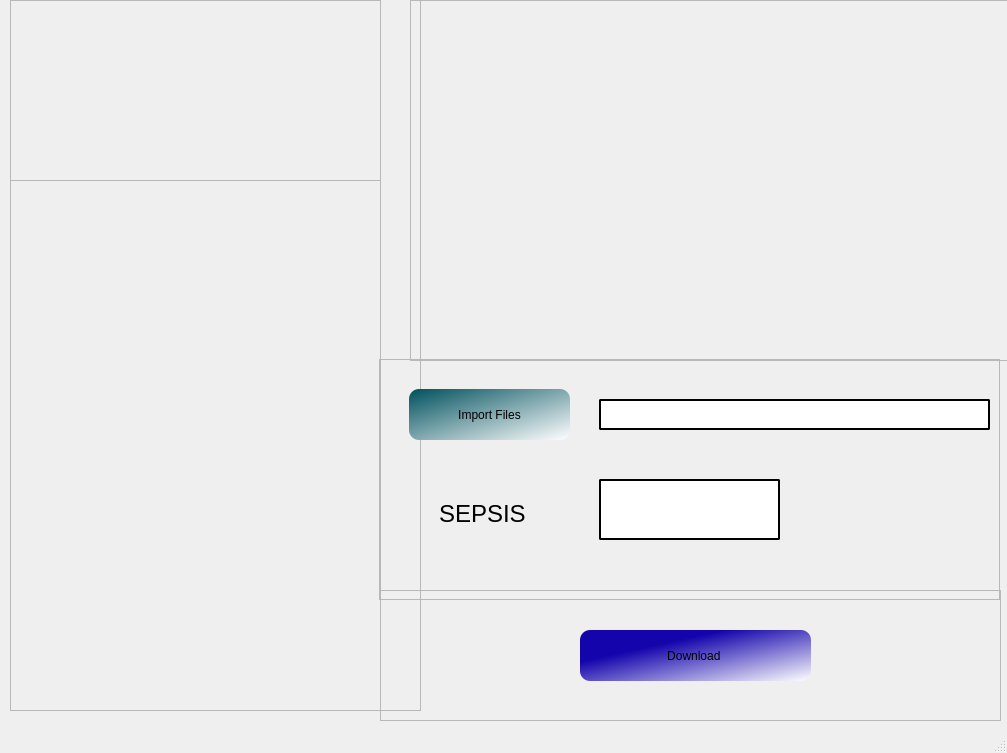
<?xml version="1.0" encoding="UTF-8"?>
<ui version="4.0">
 <class>MainWindow</class>
 <widget class="QMainWindow" name="MainWindow">
  <property name="geometry">
   <rect>
    <x>0</x>
    <y>0</y>
    <width>1007</width>
    <height>753</height>
   </rect>
  </property>
  <property name="windowTitle">
   <string>MainWindow</string>
  </property>
  <widget class="QWidget" name="centralwidget">
   <widget class="QFrame" name="frame">
    <property name="geometry">
     <rect>
      <x>10</x>
      <y>-10</y>
      <width>411</width>
      <height>721</height>
     </rect>
    </property>
    <property name="frameShape">
     <enum>QFrame::StyledPanel</enum>
    </property>
    <property name="frameShadow">
     <enum>QFrame::Raised</enum>
    </property>
    <widget class="QFrame" name="frame_4">
     <property name="geometry">
      <rect>
       <x>-10</x>
       <y>10</y>
       <width>381</width>
       <height>721</height>
      </rect>
     </property>
     <property name="frameShape">
      <enum>QFrame::StyledPanel</enum>
     </property>
     <property name="frameShadow">
      <enum>QFrame::Raised</enum>
     </property>
     <widget class="QLabel" name="label_2">
      <property name="geometry">
       <rect>
        <x>-40</x>
        <y>130</y>
        <width>451</width>
        <height>641</height>
       </rect>
      </property>
      <property name="styleSheet">
       <string notr="true">image:url(:/hospital/hospital.png)</string>
      </property>
      <property name="text">
       <string/>
      </property>
     </widget>
     <widget class="QFrame" name="frame_6">
      <property name="geometry">
       <rect>
        <x>0</x>
        <y>0</y>
        <width>381</width>
        <height>181</height>
       </rect>
      </property>
      <property name="frameShape">
       <enum>QFrame::StyledPanel</enum>
      </property>
      <property name="frameShadow">
       <enum>QFrame::Raised</enum>
      </property>
      <widget class="QLabel" name="label_4">
       <property name="geometry">
        <rect>
         <x>0</x>
         <y>110</y>
         <width>91</width>
         <height>61</height>
        </rect>
       </property>
       <property name="styleSheet">
        <string notr="true">image:url(:/hospital/indian_logo.png)</string>
       </property>
       <property name="text">
        <string/>
       </property>
      </widget>
      <widget class="QLabel" name="label_3">
       <property name="geometry">
        <rect>
         <x>80</x>
         <y>110</y>
         <width>81</width>
         <height>61</height>
        </rect>
       </property>
       <property name="styleSheet">
        <string notr="true">image:url(:/hospital/hospital_icon.png)</string>
       </property>
       <property name="text">
        <string/>
       </property>
      </widget>
     </widget>
    </widget>
   </widget>
   <widget class="QFrame" name="frame_2">
    <property name="geometry">
     <rect>
      <x>410</x>
      <y>0</y>
      <width>621</width>
      <height>361</height>
     </rect>
    </property>
    <property name="frameShape">
     <enum>QFrame::StyledPanel</enum>
    </property>
    <property name="frameShadow">
     <enum>QFrame::Raised</enum>
    </property>
   </widget>
   <widget class="QFrame" name="frame_3">
    <property name="geometry">
     <rect>
      <x>379</x>
      <y>359</y>
      <width>621</width>
      <height>241</height>
     </rect>
    </property>
    <property name="frameShape">
     <enum>QFrame::StyledPanel</enum>
    </property>
    <property name="frameShadow">
     <enum>QFrame::Raised</enum>
    </property>
    <widget class="QPushButton" name="pushButton">
     <property name="geometry">
      <rect>
       <x>30</x>
       <y>30</y>
       <width>161</width>
       <height>51</height>
      </rect>
     </property>
     <property name="styleSheet">
      <string notr="true">background-color:qlineargradient(spread:pad, x1:0, y1:0, x2:1, y2:1, stop:0 rgba(0, 80, 93, 255), stop:1 rgba(255, 255, 255, 255));
font: 8pt &quot;8514oem&quot;;
border-radius: 10px;</string>
     </property>
     <property name="text">
      <string>Import Files</string>
     </property>
    </widget>
    <widget class="QLineEdit" name="lineEdit">
     <property name="geometry">
      <rect>
       <x>220</x>
       <y>40</y>
       <width>391</width>
       <height>31</height>
      </rect>
     </property>
     <property name="styleSheet">
      <string notr="true">border-style: solid;
border-width: 2px;
border-radius:2px;</string>
     </property>
    </widget>
    <widget class="QLabel" name="label">
     <property name="geometry">
      <rect>
       <x>60</x>
       <y>130</y>
       <width>111</width>
       <height>51</height>
      </rect>
     </property>
     <property name="styleSheet">
      <string notr="true">font: 48pt &quot;Arial&quot;;

</string>
     </property>
     <property name="text">
      <string>&lt;html&gt;&lt;head/&gt;&lt;body&gt;&lt;p&gt;&lt;span style=&quot; font-size:18pt;&quot;&gt;SEPSIS&lt;/span&gt;&lt;/p&gt;&lt;/body&gt;&lt;/html&gt;</string>
     </property>
    </widget>
    <widget class="QLineEdit" name="lineEdit_2">
     <property name="geometry">
      <rect>
       <x>220</x>
       <y>120</y>
       <width>181</width>
       <height>61</height>
      </rect>
     </property>
     <property name="styleSheet">
      <string notr="true">border-style: solid;
border-width: 2px;
border-radius:2px;</string>
     </property>
    </widget>
   </widget>
   <widget class="QFrame" name="frame_5">
    <property name="geometry">
     <rect>
      <x>380</x>
      <y>590</y>
      <width>621</width>
      <height>131</height>
     </rect>
    </property>
    <property name="frameShape">
     <enum>QFrame::StyledPanel</enum>
    </property>
    <property name="frameShadow">
     <enum>QFrame::Raised</enum>
    </property>
    <widget class="QPushButton" name="pushButton_2">
     <property name="geometry">
      <rect>
       <x>200</x>
       <y>40</y>
       <width>231</width>
       <height>51</height>
      </rect>
     </property>
     <property name="styleSheet">
      <string notr="true">background-color:qlineargradient(spread:pad, x1:0, y1:0, x2:1, y2:1, stop:0.313433 rgba(20, 4, 172, 255), stop:1 rgba(255, 255, 255, 255));
font: 8pt &quot;8514oem&quot;;
border-radius: 10px;</string>
     </property>
     <property name="text">
      <string>Download </string>
     </property>
    </widget>
   </widget>
  </widget>
  <widget class="QMenuBar" name="menubar">
   <property name="geometry">
    <rect>
     <x>0</x>
     <y>0</y>
     <width>1007</width>
     <height>26</height>
    </rect>
   </property>
  </widget>
  <widget class="QStatusBar" name="statusbar"/>
 </widget>
 <resources>
  <include location="images/source.qrc"/>
 </resources>
 <connections/>
</ui>
